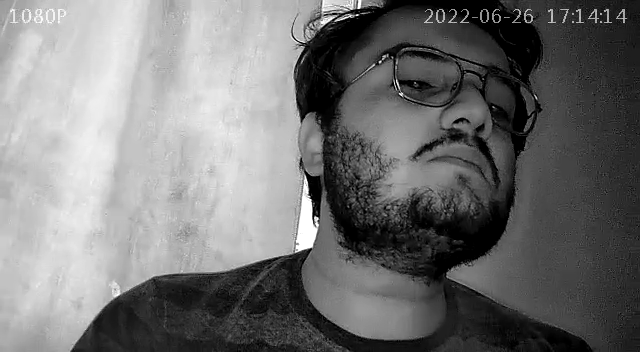
#> input picture frame 36 of main_code/video_2022-07-07_08-43-26.mp4, 640 x 352 px, given in place of video1(1).mp4, which was not available
$ python main.py   (older library calls are emulated)
#> lines starting #> are read from the running program, lines starting #| are printed output that depends on the picture; after the words box and inside, x2 and y2 are one past the last pixel; in counts of white or black regions, pixels touching at a corner belong together; pictures that were not available may be replaced by others from this repository, and a replacement may not be noted
### eye blink using pupil/utils.py
import cv2


def findThreshold(img):
    '''
    Finds an adaptive threshold based on the image. Threshold is chosen such that pupil of eye is visible and rest all is white (approx)
    Pupil as a blob is detected by the help of Simple Blob Detector algorithm.
    Threshold depends on image quality and many features which affects the image

    TODO: Add UI support to finetune thresholding.
    '''

    threshold = 20
    params = cv2.SimpleBlobDetector_Params()
    params.filterByArea = True
    params.minArea = 100
    # params.filterByCircularity = True
    # params.minCircularity = 0.4
    detector = cv2.SimpleBlobDetector_create(params)

    while threshold <= 60:
        threshold += 10
        _, thrash = cv2.threshold(img, threshold, 255, cv2.THRESH_BINARY)
        keypoints = detector.detect(thrash)
        # print("keypoints", len(keypoints))

        if len(keypoints) >= 2:
            break

    else:
        return -1, False
    threshold = threshold - 10 if threshold >= 50 else threshold
    return threshold, True


# [5 lines left out: function check_and_write_text, not called in this run]

### eye blink using pupil/main.py
import cv2
import pandas as pd
import numpy as np
from utils import findThreshold, check_and_write_text
import matplotlib.pyplot as plt
from skimage.measure import compare_ssim as ssim

# reading the video, can also stream via webcam.
cap = cv2.VideoCapture('./data/video1(1).mp4')

# flags
pupil_flag = False
blink_flag = False
threshold_flag = False
check_blink = False

smax_contour = None
prev_frame = None

pupil_consec = 0

# blink window, which keep track of blinks detected in a window of frames.
blinks = []
nblinks = 0
blink_counter = 0
window_sum = 0
window_count = 0

# Writing the result in a video stream
out = cv2.VideoWriter('result.avi', cv2.VideoWriter_fourcc(*'XVID'), 29.0, (int(cap.get(3)), int(cap.get(4))))

df = pd.DataFrame()

print('setting threshold...')
while True:
    s, frame = cap.read()
#> frame is the input picture: shape (352, 640, 3); min 0, max 255, mean 116.2
    if frame is None: break

    gray_f = cv2.cvtColor(frame, cv2.COLOR_BGR2GRAY)
    gray_f = cv2.GaussianBlur(gray_f, (5, 5), 0) # to reduce noise
#> the loop in findThreshold, `while threshold <= 60:` made 5 passes
#> keypoints on passes 1 to 2: 1 keypoints; (x, y, size): (484, 16, 12.3), 1 keypoints; (x, y, size): (484, 16, 12)
#> pass 1, in findThreshold, `_, thrash = cv2.threshold(img, threshold, 255, cv2.THRESH_BINARY)`:
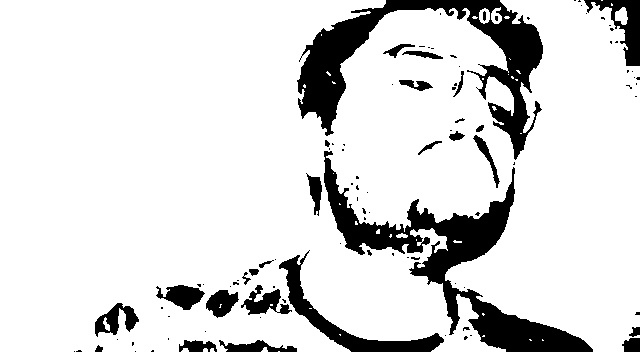
#> thrash: shape (352, 640); 86% white; 101 black regions (73 under 20 px), largest, box (x1, y1, x2, y2) and area: (324, 151, 593, 352) 11104, (297, 0, 543, 160) 10395, (279, 250, 444, 352) 2736
#> pass 2, in findThreshold, `_, thrash = cv2.threshold(img, threshold, 255, cv2.THRESH_BINARY)`:
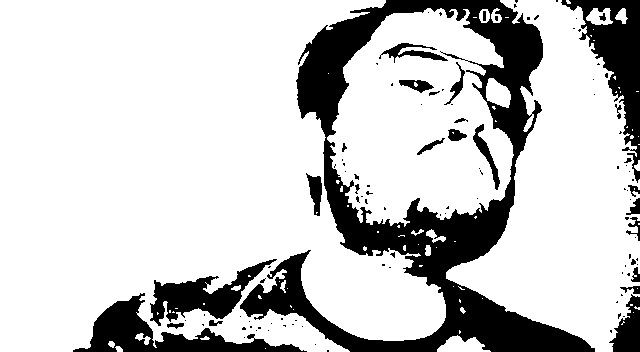
#> thrash: shape (352, 640); 79% white; 110 black regions (82 under 20 px), largest, box (x1, y1, x2, y2) and area: (240, 0, 595, 352) 30735, (561, 0, 640, 183) 4900, (73, 293, 307, 352) 4334
#> pass 3, in findThreshold, `_, thrash = cv2.threshold(img, threshold, 255, cv2.THRESH_BINARY)`:
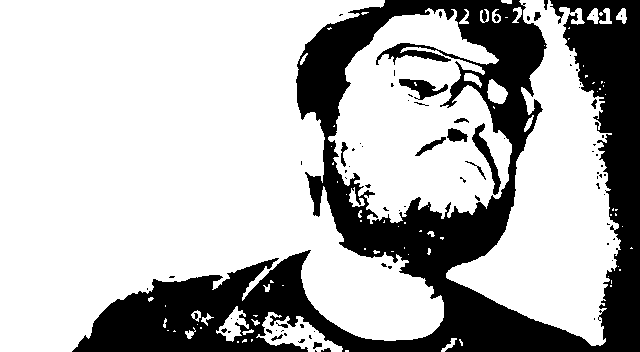
#> thrash: shape (352, 640); 71.4% white; 78 black regions (62 under 20 px), largest, box (x1, y1, x2, y2) and area: (72, 0, 640, 352) 62304, (472, 123, 501, 195) 538, (399, 79, 448, 100) 462
#> after the loop in findThreshold, `while threshold <= 60:`:
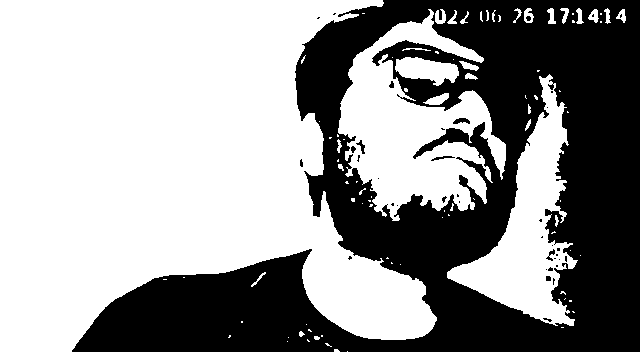
#> thrash: shape (352, 640); 59.8% white; 38 black regions (29 under 20 px), largest, box (x1, y1, x2, y2) and area: (72, 0, 640, 352) 90078, (453, 118, 470, 124) 68, (356, 140, 365, 154) 49
#> after the loop in findThreshold, `while threshold <= 60:`: threshold = 70

    #     # threshold_l, threshold_flag_l = findThreshold(left)
    #     # threshold_r, threshold_flag_r = findThreshold(right)
    threshold, threshold_flag = findThreshold(gray_f)
#> threshold = -1; threshold_flag = False
    if threshold_flag:
        print(f'Threshold setting done! \n threshold is {threshold}')
        break

# Once thresholding is done, start processing the video on the calculated threshold
while True:
    s, frame = cap.read()
    if frame is None:
        break

    gray_f = cv2.cvtColor(frame, cv2.COLOR_BGR2GRAY)
    gray_f = cv2.GaussianBlur(gray_f, (5, 5), 0)

    h, w, = gray_f.shape

    # processing the left and right eye separately
    left = gray_f[:, 0:w // 2]
    right = gray_f[:, w // 2:w]

    _, threshold_img = cv2.threshold(gray_f, threshold, 255, cv2.THRESH_BINARY)

    contours, _ = cv2.findContours(threshold_img, cv2.RETR_TREE, cv2.CHAIN_APPROX_SIMPLE)

    # blink detection
    if prev_frame is not None:
        prev_frame_l, prev_frame_r = prev_frame[:, 0:w // 2], prev_frame[:, w // 2:w]

        score_l, _ = ssim(left, prev_frame_l, full=True)
        score_r, _ = ssim(right, prev_frame_r, full=True)

        window_count += 1

        # cv2.putText(frame, str(score_l), (50, 50), cv2.FONT_HERSHEY_SIMPLEX, 1, 255)
        # cv2.putText(frame, str(score_r), (530, 50), cv2.FONT_HERSHEY_SIMPLEX, 1, 255)
        blinks.append((score_l, score_r))

        # the constant values here are set by doing many experimentation and, out of all the values that performed well,
        #  there mean was taken!
        if score_l <= 0.85 and score_r <= 0.85:
            blink_counter += 1
        blink_flag = True if 2 <= blink_counter < 10 else False
        # blink_flag = True
        if window_count > 12 or blink_counter > 12:
            window_count = 0
            blink_counter = 0

        if window_count == 12 and window_count - blink_counter <= 5:
            nblinks += 1
            # check_blink = True
            # blink_flag = False
            print('blink detected, logging...', str(window_count), str(blink_counter))

        elif window_count == 12 and window_count - blink_counter > 5:
            window_count = 0
            blink_counter = 0

        cv2.putText(frame, 'Blinks: ' + str(nblinks), (50, 100), cv2.FONT_HERSHEY_SIMPLEX, 1, 255)

    if len(contours) == 0:
        pupil_consec, pupil_flag = check_and_write_text(frame, pupil_consec + 1, True)

    if pupil_flag:
        pupil_consec += 1
    pupil_consec, pupil_flag = check_and_write_text(frame, pupil_consec, pupil_flag)

    pupil_temp = 0

    for i, contour in enumerate(contours):
        # cv2.drawContours(frame, [contour], -1, (0, 255, 0), 1)
        approx = cv2.approxPolyDP(contour, 3, True)
        area = cv2.contourArea(contour)

        if len(approx) >= 6 and 2000 <= area:

            peri = cv2.arcLength(contour, True)
            center, radius = cv2.minEnclosingCircle(approx)
            # print('peri difference', str((peri - (2 * np.pi * radius)) / peri))

            if peri - 0.20 * peri <= 2 * np.pi * radius <= 0.1 * peri + peri:
                pupil_flag = False
                pupil_consec = 0
                pupil_temp = 0
                cv2.circle(frame, (int(center[0]), int(center[1])), int(radius), (0, 0, 255), 2)
            else:
                pupil_temp += 1
                pupil_consec += 1
                pupil_flag = True
                # pupil_flag, pupil_consec = check_and_write_text(frame, pupil_consec, pupil_flag)

        else:
            # print('In else of contour plotting, ', area, len(approx))
            pupil_temp += 1
            pupil_flag = True
            pupil_consec, pupil_flag = check_and_write_text(frame, pupil_consec, pupil_flag)

    if pupil_temp >= len(contours) - 3:
        pupil_consec, pupil_flag = check_and_write_text(frame, pupil_consec + 1, True)

    # writing to video writer
    out.write(frame)

    if not blink_flag:
        prev_frame = gray_f

    # cv2.imshow("Threshold_l", threshed_img_l)
    # cv2.imshow("Threshold_r", threshed_img_r)
    cv2.imshow("Threshold", threshold_img)
    # cv2.imshow("gray", gray_f)
    cv2.imshow("frame", frame)
    key = cv2.waitKey(30)
    if key == 27:
        break

df['vid_l'] = [x[0] for x in blinks]
df['vid_r'] = [x[1] for x in blinks]

df.to_csv('debug.csv', index=False)
plt.plot(df['vid_l'])
plt.plot(df['vid_r'])
plt.savefig('plot.png')
plt.show()
cap.release()
out.release()
print('Done')
cv2.destroyAllWindows()

$ run again, starting later in the video
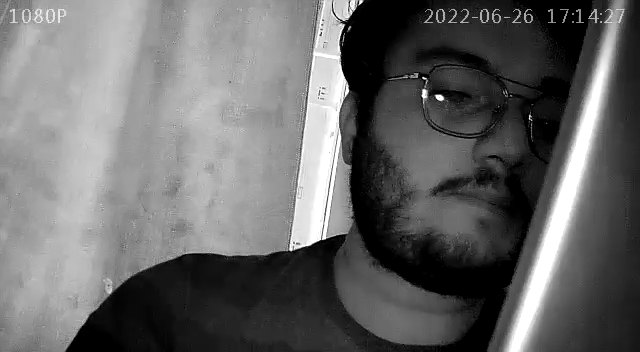
#> input picture frame 165 of main_code/video_2022-07-07_08-43-26.mp4, 640 x 352 px, given in place of video1(1).mp4, which was not available
#> frame is the input picture: shape (352, 640, 3); min 0, max 255, mean 104
#> the loop in findThreshold, `while threshold <= 60:` made 5 passes
#> keypoints on passes 3 to 5: 1 keypoints; (x, y, size): (440, 16, 13.5), 1 keypoints; (x, y, size): (440, 16, 12.6), 1 keypoints; (x, y, size): (484, 16, 11.9)
#> after the loop in findThreshold, `while threshold <= 60:`:
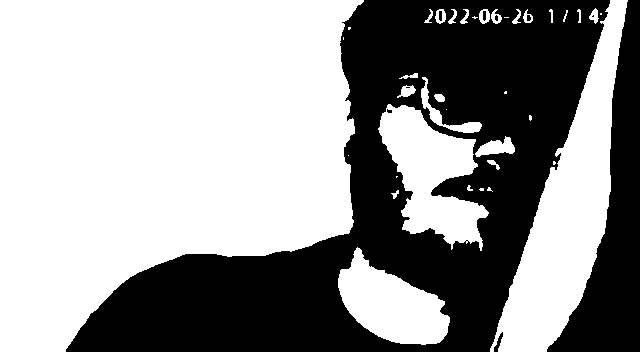
#> thrash: shape (352, 640); 59.3% white; 10 black regions (4 under 20 px), largest, box (x1, y1, x2, y2) and area: (66, 0, 610, 352) 78395, (547, 0, 640, 352) 13129, (494, 332, 503, 352) 69, (439, 11, 442, 21) 29, (483, 11, 486, 21) 28, (527, 15, 531, 21) 21
#> after the loop in findThreshold, `while threshold <= 60:`: threshold = 70
#> `threshold, threshold_flag = findThreshold(gray_f)`: threshold = -1; threshold_flag = False
#> threshold_img: shape (352, 640); 65.2% white; 19 black regions (15 under 20 px)
#> contours = 55 contours, 32 with area under 20; largest, box (x1, y1, x2, y2) and area: (0, 0, 454, 352) 105542, (483, 0, 625, 352) 21998, (373, 55, 520, 254) 14968, (433, 66, 479, 88) 490, (458, 37, 512, 77) 427
#> `pupil_consec, pupil_flag = check_and_write_text(frame, pupil_consec, p..`: pupil_consec = 0; pupil_flag = False
#> the loop `for i, contour in enumerate(contours):` made 55 passes
#> (area, peri, center, radius, pupil_temp, pupil_consec, pupil_flag) on passes 22, 51: (14967.5, 1255.4, (441.5, 154), 107, 22, 1, True), (21998.5, 928.8, (551.5, 175.5), 188.4, 51, 2, True)
#> `plt.savefig('plot.png')`:
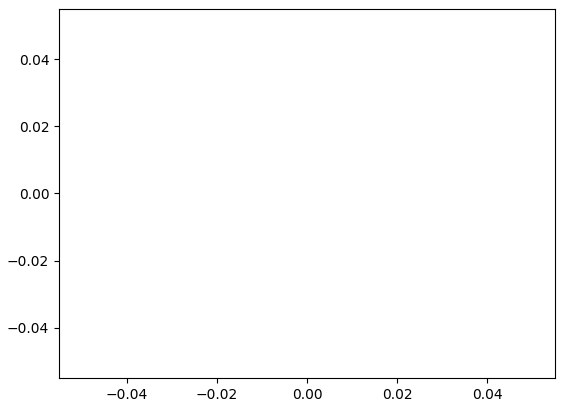
#> figure drawn by matplotlib, 1 panel

$ run again, starting later in the video
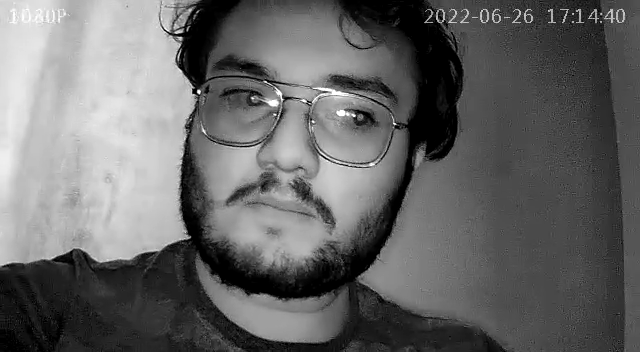
#> input picture frame 293 of main_code/video_2022-07-07_08-43-26.mp4, 640 x 352 px, given in place of video1(1).mp4, which was not available
#> frame is the input picture: shape (352, 640, 3); min 0, max 255, mean 103
#> after the loop in findThreshold, `while threshold <= 60:`:
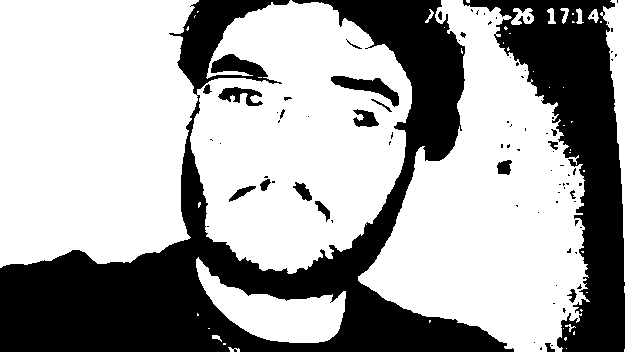
#> thrash: shape (352, 640); 65.7% white; 85 black regions (63 under 20 px), largest, box (x1, y1, x2, y2) and area: (0, 0, 514, 352) 53164, (463, 0, 625, 352) 21263, (331, 76, 399, 107) 776
#> after the loop in findThreshold, `while threshold <= 60:`: threshold = 70
#> `threshold, threshold_flag = findThreshold(gray_f)`: threshold = -1; threshold_flag = False
#> threshold_img: shape (352, 640); 89.7% white; 82 black regions (49 under 20 px)
#> contours = 113 contours, 65 with area under 20; largest, box (x1, y1, x2, y2) and area: (0, 0, 441, 352) 129578, (358, 0, 640, 352) 70892, (0, 273, 47, 341) 1282, (198, 264, 234, 316) 548, (106, 265, 152, 281) 379
#> `pupil_consec, pupil_flag = check_and_write_text(frame, pupil_consec, p..`: pupil_consec = 0; pupil_flag = False
#> the loop `for i, contour in enumerate(contours):` made 113 passes
#> (area, peri, center, radius, pupil_consec) on passes 30, 50: (70892.5, 1843.9, (498.5, 175.5), 224.8, 1), (129577.5, 2655.3, (202.6, 145.2), 249.3, 2)
#> `pupil_consec, pupil_flag = check_and_write_text(frame, pupil_consec + ..`: pupil_consec = 0; pupil_flag = False
#> frame: shape (352, 640, 3); mean B, G, R 109.8, 109, 109
#> `plt.savefig('plot.png')`:
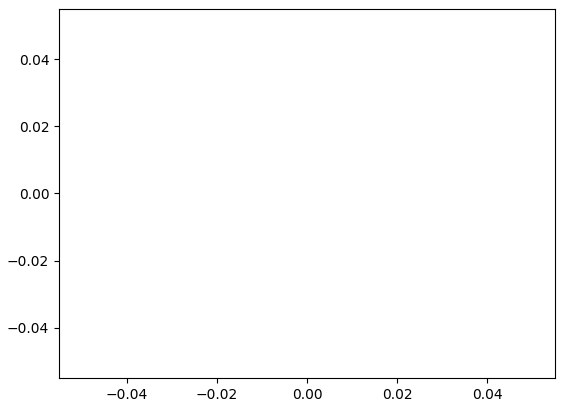
#> figure drawn by matplotlib, 1 panel
